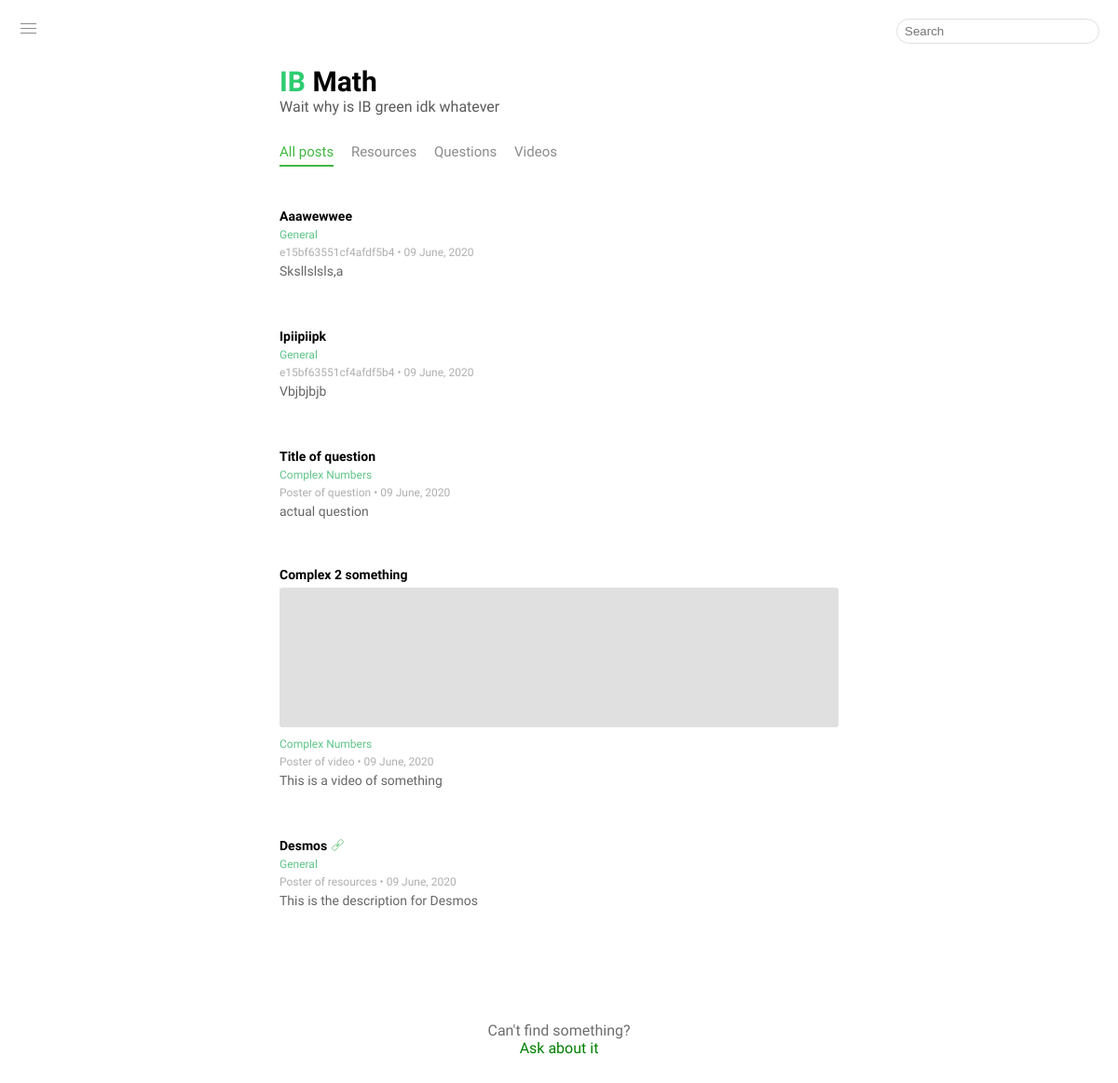
/, run on an earlier commit of the app's database.
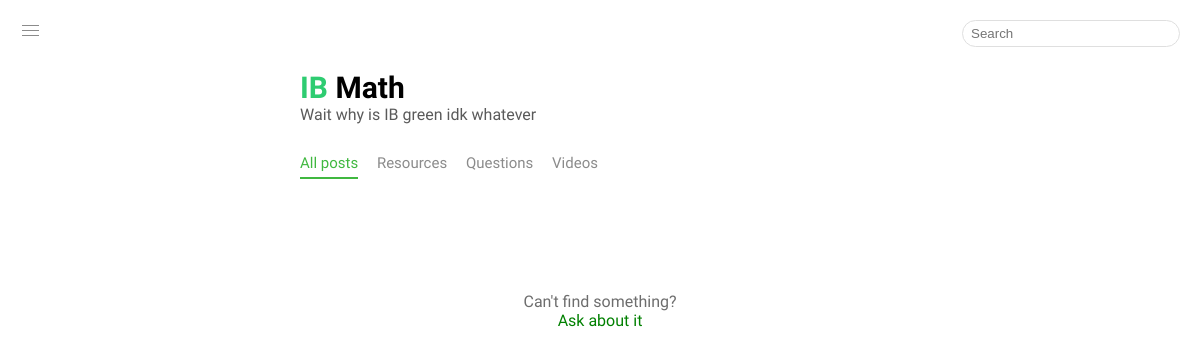
And on a later commit of the database.
### tables this page shows
CREATE TABLE posts (id INTEGER PRIMARY KEY, type text, title text, url text, user_content text, user_update text, admin_content text, admin_update text, location text, parent_post_id text, poster text);

### main.py (the view)
@app.route('/')
def Index():
  return index()

### db_init.py (called while the page is built)
def select_all():
  with sq.connect('Posts.db') as c:
    return c.execute('SELECT * FROM posts').fetchall()[::-1]

### main.py (called while the page is built, shortened)
def safe_search(req, default):
  return default if not req.args.get('query') else search(req)

@app.route('/All posts')
def index():
  posts = safe_search(request, select_all())
  return render_template('index.html', location = 'All posts', posts = posts)

@app.context_processor
def override_url_for():
  return dict(url_for = dated_url_for)

def dated_url_for(endpoint, **vals):
  if endpoint == 'static':
    filename = vals.get('filename', None)
    if filename:
      file_path = os.path.join(app.root_path, endpoint, filename)
      vals['q'] = int(os.stat(file_path).st_mtime)
  return url_for(endpoint, **vals)

### templates/index.html (shortened to what this page needs)
{% extends 'layout.html' %}
{% block content %}
  {% for post in posts %}
    <a class = 'post' href = '/page?id={{post[0]}}'>
      {% if post[1] == 'video' %}
        <div class = 'video-post'>
          {{post[2]}}
          <iframe allowtransparency = 'true' frameBorder = '0' src = '{{post[3]}}' seamless allowfullscreen>Your device does not support this iframe</iframe>
        </div>
      {% elif post[1] == 'question' %}
        <div class = 'question-post'>
          {{post[2]}}
        </div>
      {% elif post[1] == 'resource' %}
        <div class = 'resource-post'>
          {{post[2]}} <div class ='link-icon-holder'><div class="link icon"></div></div>
        </div>
      {% elif post[1] == 'text' %}
        <div class = 'question-post'>
          {{post[2]}}
        </div>
      {% endif %}
      <div class = 'info'>
        <div class = 'tags'>
          {{post[-3]}}
        </div>
        {% if post[1] in ['resource', 'video', 'text'] %}
          <span class = 'user admin-username'>  {{post[-1]}}</span>
        {% else %}
          <span class = 'user'>  {{post[-1]}}</span>
        {% endif %}
        &bull; {{post[5]}}
      </div>
      <div class = 'description'>
        {% if post[4] == '' %}
        {% else %}
          {{post[4]|safe}}
        {% endif %}
      </div>
    </a>
  {% endfor %}
{% endblock %}

What changed in the data, as far as the page shows it:
removed posts: title "Aaawewwee", location "General", poster "e15bf63551cf4afdf5b4", user_update "09 June, 2020", user_content "Sksllslsls,a"
removed posts: title "Ipiipiipk", location "General", poster "e15bf63551cf4afdf5b4", user_update "09 June, 2020", user_content "Vbjbjbjb"
removed posts: title "Title of question", location "Complex Numbers", poster "Poster of question", user_update "09 June, 2020", user_content "actual question"
removed posts: title "Complex 2 something", location "Complex Numbers", poster "Poster of video", user_update "09 June, 2020", user_content "This is a video of something"
removed posts: title "Desmos", location "General", poster "Poster of resources", user_update "09 June, 2020", user_content "This is the description for Desmos"
